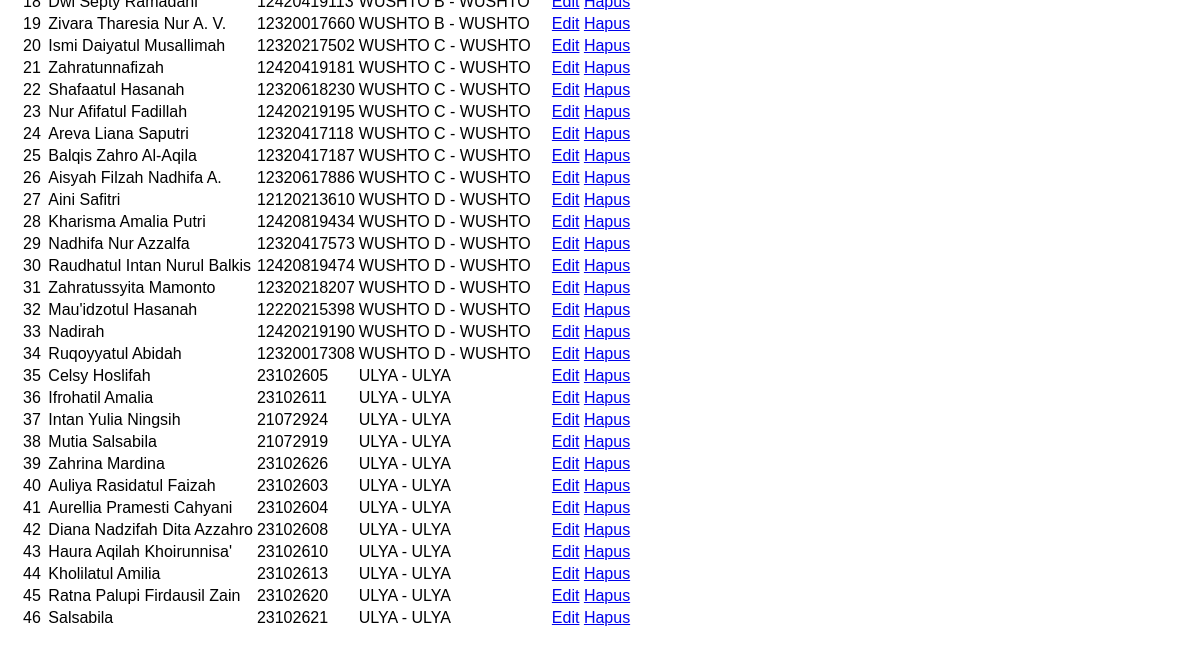
Before: /santri/ (lower part) with the older database file.
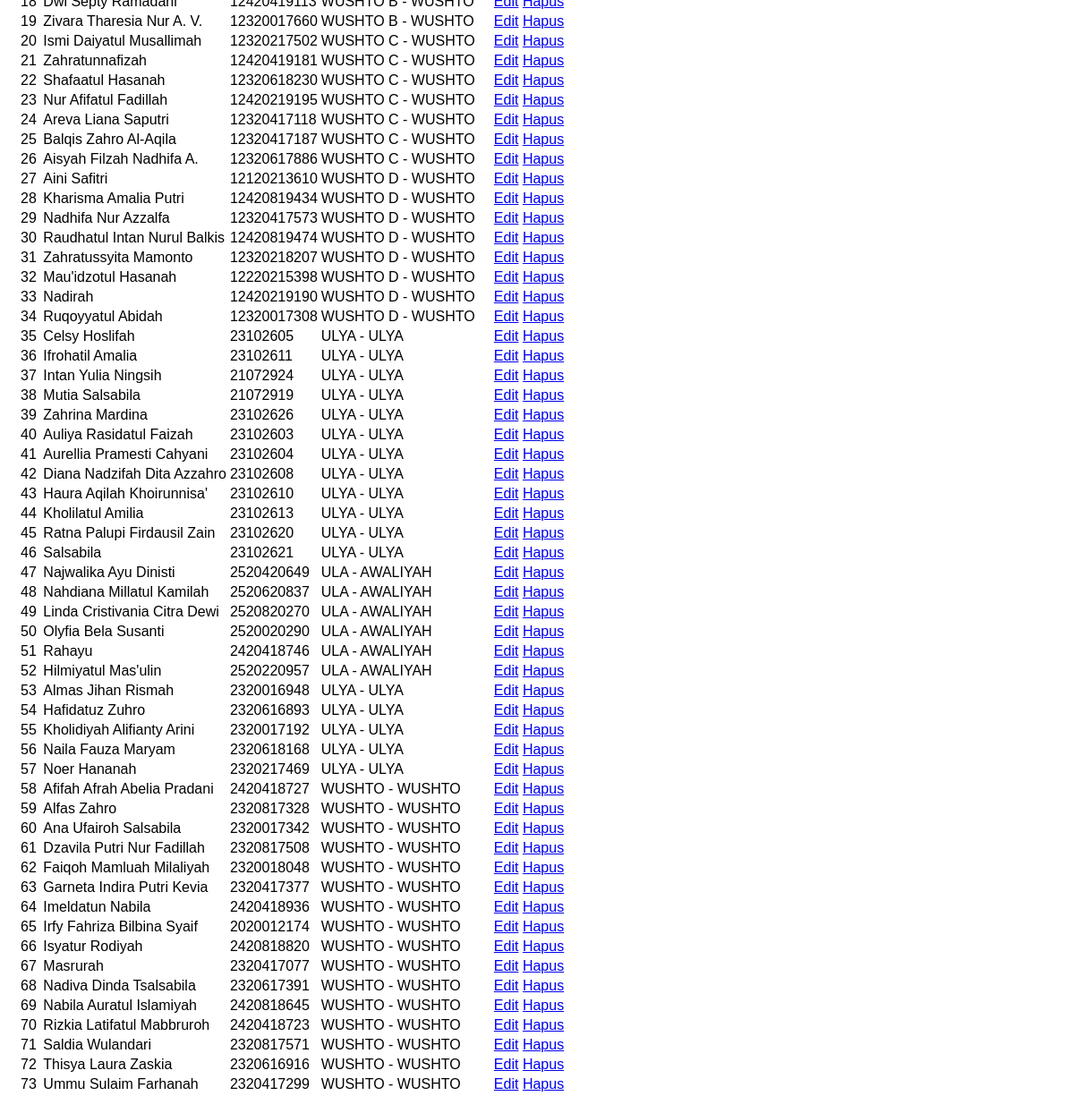
After: the same page with the newer database file.
### administrator/models.py (models this page shows, shortened)
class Santri(models.Model):
    nama = models.CharField(max_length=100)
    nis = models.CharField(max_length=20)
    kelas = models.ForeignKey(Kelas, on_delete=models.CASCADE)
    class Meta:
        verbose_name = "Santri"
        verbose_name_plural = "Santri"

class Kelas(models.Model):
    nama_kelas = models.CharField(max_length=50)
    cabang = models.ForeignKey(Cabang, on_delete=models.CASCADE)
    tingkat = models.ForeignKey(Tingkat, on_delete=models.CASCADE)
    class Meta:
        verbose_name = "Kelas"
        verbose_name_plural = "Kelas"
    def __str__(self):
        return f"{self.nama_kelas} - {self.tingkat}"

class Tingkat(models.Model):
    nama_tingkat = models.CharField(max_length=50)
    class Meta:
        verbose_name = "Tingkat"
        verbose_name_plural = "Tingkat"
    def __str__(self):
        return self.nama_tingkat

### administrator/views.py (the view)
# urls.py: path('santri/', views.santri_list, name='santri_list'),
def santri_list(request):
    data_santri = Santri.objects.all()
    context = {
        'santri': data_santri
    }
    return render(request, 'santri/list.html', context)

### templates/santri/list.html (shortened to what this page needs)
{% extends 'base.html' %}
{% block content %}
<table class="table table-bordered">
{% for s in santri %}
<tr>
<td>{{ forloop.counter }}</td>
<td>{{ s.nama }}</td>
<td>{{ s.nis }}</td>
<td>{{ s.kelas }}</td>
<td>
<a href="/santri/edit/{{ s.id }}" class="btn btn-warning btn-sm">Edit</a>
<a href="/santri/hapus/{{ s.id }}" class="btn btn-danger btn-sm">Hapus</a>
</td>
</tr>
{% endfor %}
</table>
{% endblock %}

Changed rows visible on the page:
added Santri: nama "Najwalika Ayu Dinisti", nis "2520420649", kelas "ULA - AWALIYAH"
added Santri: nama "Nahdiana Millatul Kamilah", nis "2520620837", kelas "ULA - AWALIYAH"
added Santri: nama "Linda Cristivania Citra Dewi", nis "2520820270", kelas "ULA - AWALIYAH"
added Santri: nama "Olyfia Bela Susanti", nis "2520020290", kelas "ULA - AWALIYAH"
added Santri: nama "Rahayu", nis "2420418746", kelas "ULA - AWALIYAH"
added Santri: nama "Hilmiyatul Mas'ulin", nis "2520220957", kelas "ULA - AWALIYAH"
added Santri: nama "Almas Jihan Rismah", nis "2320016948", kelas "ULYA - ULYA"
added Santri: nama "Hafidatuz Zuhro", nis "2320616893", kelas "ULYA - ULYA"
added Santri: nama "Kholidiyah Alifianty Arini", nis "2320017192", kelas "ULYA - ULYA"
added Santri: nama "Naila Fauza Maryam", nis "2320618168", kelas "ULYA - ULYA"
added Santri: nama "Noer Hananah", nis "2320217469", kelas "ULYA - ULYA"
added Santri: nama "Afifah Afrah Abelia Pradani", nis "2420418727", kelas "WUSHTO - WUSHTO"
added Santri: nama "Alfas Zahro", nis "2320817328", kelas "WUSHTO - WUSHTO"
added Santri: nama "Ana Ufairoh Salsabila", nis "2320017342", kelas "WUSHTO - WUSHTO"
added Santri: nama "Dzavila Putri Nur Fadillah", nis "2320817508", kelas "WUSHTO - WUSHTO"
added Santri: nama "Faiqoh Mamluah Milaliyah", nis "2320018048", kelas "WUSHTO - WUSHTO"
added Santri: nama "Garneta Indira Putri Kevia", nis "2320417377", kelas "WUSHTO - WUSHTO"
added Santri: nama "Imeldatun Nabila", nis "2420418936", kelas "WUSHTO - WUSHTO"
added Santri: nama "Irfy Fahriza Bilbina Syaif", nis "2020012174", kelas "WUSHTO - WUSHTO"
added Santri: nama "Isyatur Rodiyah", nis "2420818820", kelas "WUSHTO - WUSHTO"
added Santri: nama "Masrurah", nis "2320417077", kelas "WUSHTO - WUSHTO"
added Santri: nama "Nadiva Dinda Tsalsabila", nis "2320617391", kelas "WUSHTO - WUSHTO"
added Santri: nama "Nabila Auratul Islamiyah", nis "2420818645", kelas "WUSHTO - WUSHTO"
added Santri: nama "Rizkia Latifatul Mabbruroh", nis "2420418723", kelas "WUSHTO - WUSHTO"
added Santri: nama "Saldia Wulandari", nis "2320817571", kelas "WUSHTO - WUSHTO"
added Santri: nama "Thisya Laura Zaskia", nis "2320616916", kelas "WUSHTO - WUSHTO"
added Santri: nama "Ummu Sulaim Farhanah", nis "2320417299", kelas "WUSHTO - WUSHTO"
